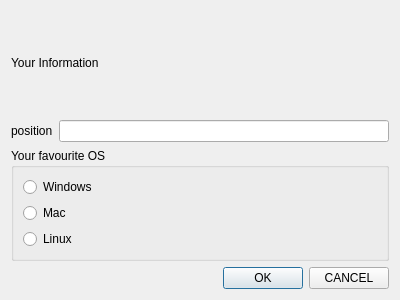
<?xml version="1.0" encoding="UTF-8"?>
<ui version="4.0">
 <class>infoDialog</class>
 <widget class="QDialog" name="infoDialog">
  <property name="geometry">
   <rect>
    <x>0</x>
    <y>0</y>
    <width>400</width>
    <height>300</height>
   </rect>
  </property>
  <property name="windowTitle">
   <string>Dialog</string>
  </property>
  <layout class="QVBoxLayout" name="verticalLayout_2">
   <item>
    <widget class="QLabel" name="label">
     <property name="text">
      <string>Your Information</string>
     </property>
    </widget>
   </item>
   <item>
    <layout class="QHBoxLayout" name="horizontalLayout_2">
     <item>
      <widget class="QLabel" name="label_2">
       <property name="text">
        <string>position</string>
       </property>
      </widget>
     </item>
     <item>
      <widget class="QLineEdit" name="PositionlineEdit"/>
     </item>
    </layout>
   </item>
   <item>
    <widget class="QGroupBox" name="groupBox">
     <property name="title">
      <string>Your favourite OS</string>
     </property>
     <layout class="QVBoxLayout" name="verticalLayout">
      <item>
       <widget class="QRadioButton" name="WindowsradioButton">
        <property name="text">
         <string>Windows</string>
        </property>
       </widget>
      </item>
      <item>
       <widget class="QRadioButton" name="MacradioButton">
        <property name="text">
         <string>Mac</string>
        </property>
       </widget>
      </item>
      <item>
       <widget class="QRadioButton" name="LinuxradioButton">
        <property name="text">
         <string>Linux</string>
        </property>
       </widget>
      </item>
     </layout>
    </widget>
   </item>
   <item>
    <layout class="QHBoxLayout" name="horizontalLayout">
     <item>
      <spacer name="horizontalSpacer">
       <property name="orientation">
        <enum>Qt::Horizontal</enum>
       </property>
       <property name="sizeHint" stdset="0">
        <size>
         <width>40</width>
         <height>20</height>
        </size>
       </property>
      </spacer>
     </item>
     <item>
      <widget class="QPushButton" name="OKpushButton">
       <property name="text">
        <string>OK</string>
       </property>
      </widget>
     </item>
     <item>
      <widget class="QPushButton" name="CANCELpushButton">
       <property name="text">
        <string>CANCEL</string>
       </property>
      </widget>
     </item>
    </layout>
   </item>
  </layout>
 </widget>
 <resources/>
 <connections/>
</ui>
